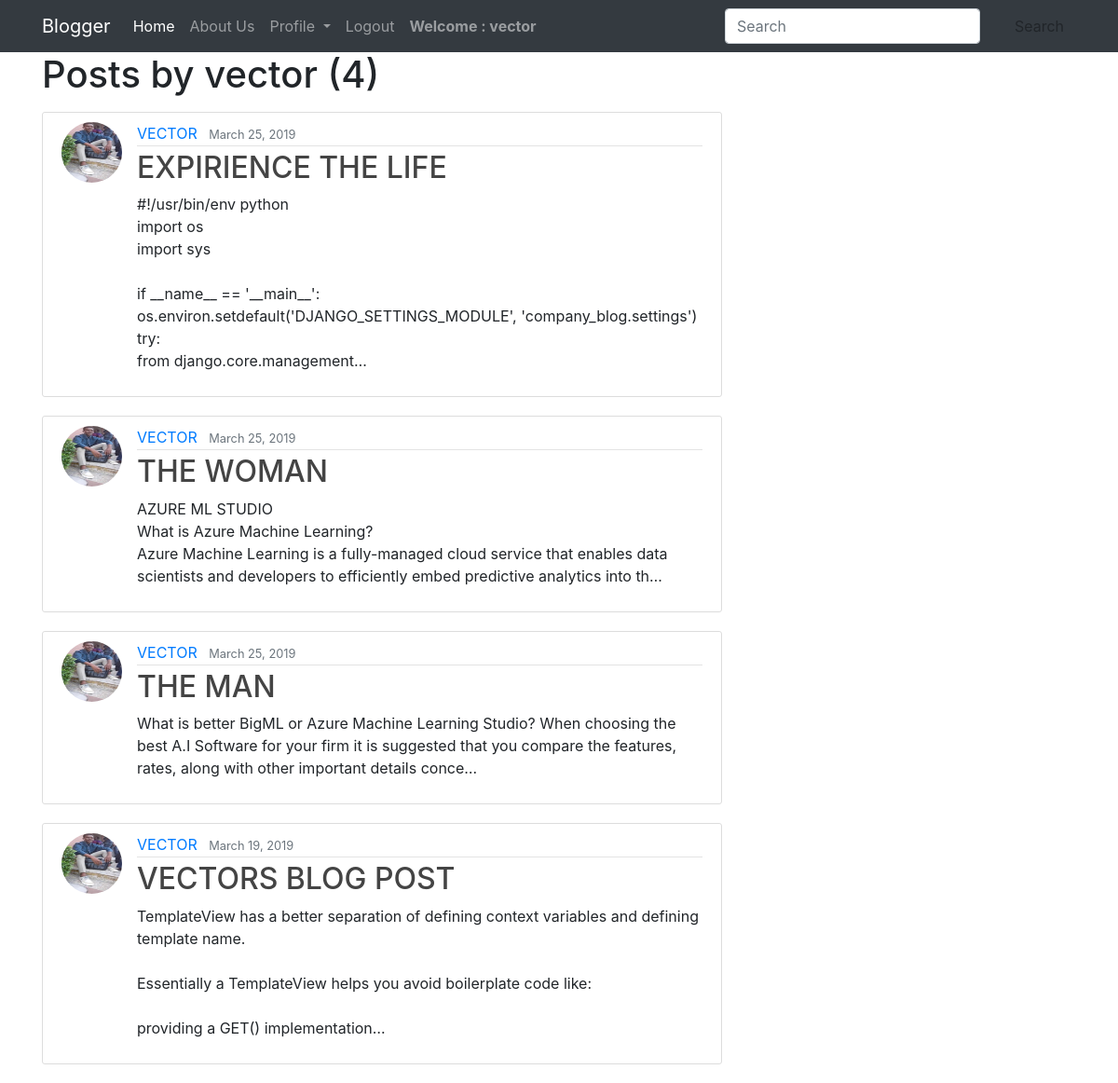
Page /user/vector (signed in) on the committed database.
### blog/models.py (models this page shows, shortened)
class Post(models.Model):
    author = models.ForeignKey(User,on_delete=models.CASCADE)
    title= models.CharField(max_length=200)
    content = models.TextField()
    date_posted = models.DateTimeField(default=timezone.now)
    last_modified = models.DateTimeField(auto_now=True)

### users/models.py (models this page shows, shortened)
class Profile(models.Model):
    user = models.OneToOneField(User,on_delete=models.CASCADE)
    bio = models.CharField(max_length=200)
    profile_pic = models.ImageField(default='default.jpg', upload_to = 'profile_pics')

### blog/views.py (the view)
# urls.py: path('user/<str:username>', views.UserPostListView.as_view(), name='user_posts'),
class UserPostListView(ListView):
    template_name = 'blog/user_posts.html'
    context_object_name = 'posts'
    model = Post
    paginate_by = 4
    def get_queryset(self):
        user = get_object_or_404(User,username=self.kwargs.get('username'))
        return Post.objects.filter(author=user).order_by('-date_posted')

### blog/templates/blog/user_posts.html (shortened to what this page needs)
{% extends "base.html" %}
{% block content %}
    <h1 class="mb-3">Posts by {{ view.kwargs.username }} ({{ page_obj.paginator.count }})</h1>
    {% for post in posts %}
        <article class="media content-section">
          <img class="rounded-circle article-img" src="{{ post.author.profile.profile_pic.url }}">
          <div class="media-body">
            <div class="article-metadata">
              <a class="mr-2" href="{% url 'blog:user_posts' post.author.username %}">{{ post.author|upper }}</a>
              <small class="text-muted">{{ post.date_posted|date:"F d, Y" }}</small>
            </div>
            <h2><a class="article-title" href="{% url 'blog:post_detail' post.id %}">{{ post.title|upper }}</a></h2>
            <p class="article-content">{{ post.content|truncatechars:200 }}</p>
          </div>
        </article>
    {% endfor %}
{% endblock content %}

### blog/templates/base.html (shortened to what this page needs)
<!DOCTYPE html>
{% load staticfiles %}
<html lang="en" dir="ltr">
  <head>
    <link rel="stylesheet" href="{%static 'css/main.css' %}">
    <link rel="stylesheet" href="{%static 'css/bootstrap/bootstrap.min.css' %}">
  </head>
  <body>
    <nav class="navbar navbar-expand-lg navbar-dark bg-dark">
      <div class="container">
      <a class="navbar-brand" href="{% url 'blog:home'%}">Blogger</a>
      <div class="collapse navbar-collapse" id="basicExampleNav">
        <ul class="navbar-nav mr-auto">
          <li class="nav-item active">
            <a class="nav-link" href="#">Home
            </a>
          </li>
          <li class="nav-item">
            <a class="nav-link" href="{% url 'blog:about'%}">About Us</a>
          </li>
          {% if request.user.is_authenticated %}
          <li class="nav-item dropdown">
            <a class="nav-link dropdown-toggle" href="http://example.com" id="navbarDropdownMenuLink" data-toggle="dropdown" aria-haspopup="true" aria-expanded="false">
              Profile
            </a>
        </li>
        {% endif %}
        {% if request.user.is_authenticated %}
          <li class="nav-item">
            <a class="nav-link" href="{% url 'account_logout' %}">Logout</a>
          </li>
          <li class="nav-item navbar-nav ">
              <a class="nav-link" href="{% url 'users:profile' %}"><strong>Welcome : {{ user.username }}</strong></a>
          </li>
       {% endif %}
      </ul>
        <div class="">
          <form class="form-inline">
            <div class="md-form my-0">
              <input class="form-control mr-sm-2" type="text" placeholder="Search" aria-label="Search">
            </div>
            <button class="btn btn-outline-white btn-md my-2 my-sm-0 ml-3" type="submit">Search</button>
          </form>
        </div>
    </nav>
    <div class="container">
      <div class="row">
        <div class="col-md-8">
          {% block content %}
          {% endblock %}
        </div>
      </div>
    </div>
  </body>
</html>

### static/css/main.css (style rules this page uses)
body { background: #fafafa; color: #333333; }
h1, h2, h3, h4, h5, h6 { color: #444444; }
ul { margin: 0; }
.content-section { background: #ffffff; padding: 10px 20px; border: 1px solid #dddddd; border-radius: 3px; margin-bottom: 20px; }
.article-title { color: #444444; }
.article-content { white-space: pre-line; }
.article-img { height: 65px; width: 65px; margin-right: 16px; }
.article-metadata { padding-bottom: 1px; margin-bottom: 4px; border-bottom: 1px solid #e3e3e3 }

### rows in the picture
Post: author.profile.profile_pic (picture), author "VECTOR", date_posted "March 25, 2019", title "EXPIRIENCE THE LIFE", content "#!/usr/bin/env python import os import sys if __name__ == '__main__': os.environ.setdefault('DJANGO_SETTINGS_MODULE', 'company_blog.settings') try: from django.core.management…"
Post: author.profile.profile_pic (picture), author "VECTOR", date_posted "March 25, 2019", title "THE WOMAN", content "AZURE ML STUDIO What is Azure Machine Learning? Azure Machine Learning is a fully-managed cloud service that enables data scientists and developers to efficiently embed predictive analytics into th…"
Post: author.profile.profile_pic (picture), author "VECTOR", date_posted "March 25, 2019", title "THE MAN", content "What is better BigML or Azure Machine Learning Studio? When choosing the best A.I Software for your firm it is suggested that you compare the features, rates, along with other important details conce…"
Post: author.profile.profile_pic (picture), author "VECTOR", date_posted "March 19, 2019", title "VECTORS BLOG POST", content "TemplateView has a better separation of defining context variables and defining template name. Essentially a TemplateView helps you avoid boilerplate code like: providing a GET() implementation…"

### other values in the picture
{{ user.username }} "vector"
{{ view.kwargs.username }} "vector"
{{ page_obj.paginator.count }} "4"
